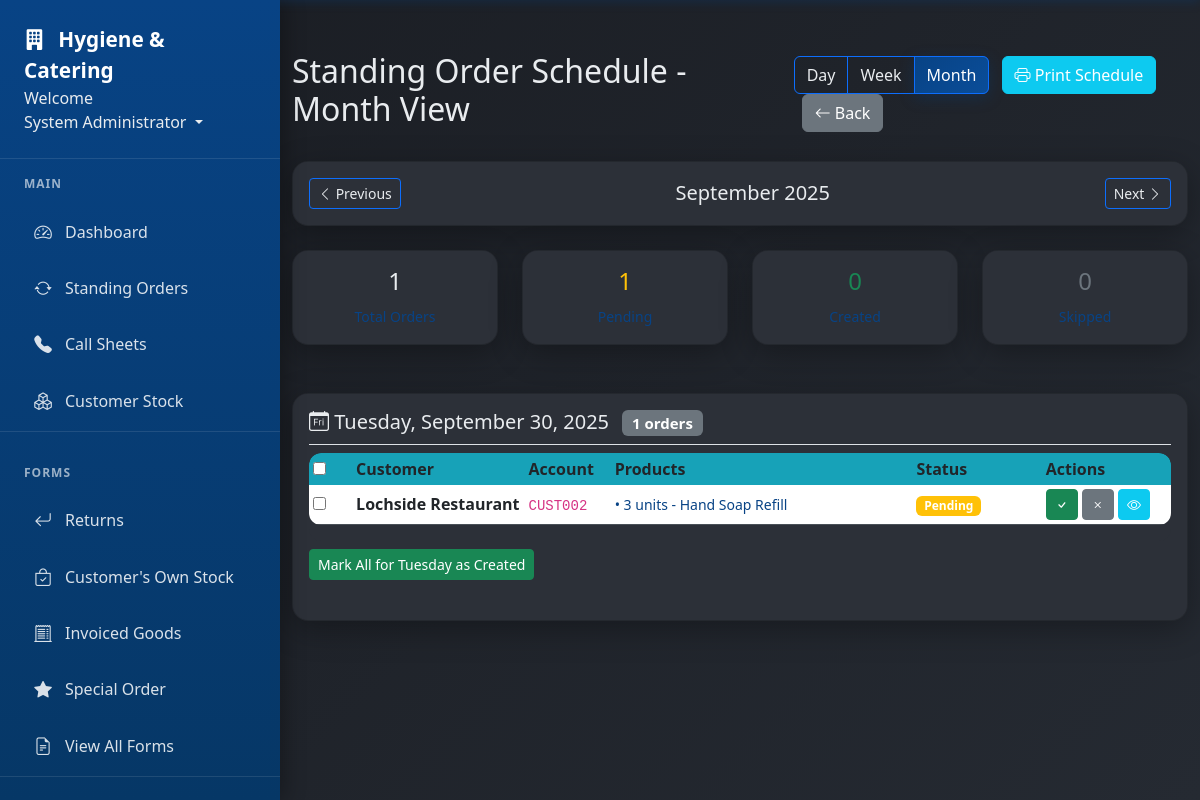
Page /standing-orders/schedule-view (signed in) on the committed database.
### app/models.py (models this page shows, shortened)
class User(db.Model, UserMixin):
    id = db.Column(db.Integer, primary_key=True)
    username = db.Column(db.String(20), unique=True, nullable=False)  # Keep for system use
    email = db.Column(db.String(120), unique=True, nullable=False, index=True)  # Primary identifier
    full_name = db.Column(db.String(100), nullable=False)
    password_hash = db.Column(db.String(128), nullable=False)  # Changed from 'password' to 'password_hash'
    role = db.Column(db.String(20), nullable=False)
    job_title = db.Column(db.String(100))
    direct_phone = db.Column(db.String(20))
    mobile_phone = db.Column(db.String(20))
    is_active = db.Column(db.Boolean, default=True)
    must_change_password = db.Column(db.Boolean, default=False)
    created_at = db.Column(db.DateTime, nullable=False, default=datetime.utcnow)
    last_login = db.Column(db.DateTime)
    forms = db.relationship('Form', foreign_keys='Form.user_id', backref='author', lazy=True)
    callsheet_entries = db.relationship('CallsheetEntry', backref='entered_by', lazy=True)
    callsheets_created = db.relationship('Callsheet', backref='created_by_user', lazy=True)
    todo_items = db.relationship('TodoItem', backref='user', lazy=True, cascade='all, delete-orphan')
    company_updates = db.relationship('CompanyUpdate', backref='author', lazy=True, cascade='all, delete-orphan')

class StandingOrderSchedule(db.Model):
    id = db.Column(db.Integer, primary_key=True)
    standing_order_id = db.Column(db.Integer, db.ForeignKey('standing_order.id'), nullable=False)
    scheduled_date = db.Column(db.Date, nullable=False)
    status = db.Column(db.String(20), default='pending')  # pending, created, skipped
    order_created_date = db.Column(db.DateTime, nullable=True)
    order_created_by = db.Column(db.Integer, db.ForeignKey('user.id'), nullable=True)
    order_reference = db.Column(db.String(50))
    notes = db.Column(db.Text)
    created_by_user = db.relationship('User', backref='created_orders_from_standing')
    __table_args__ = (db.UniqueConstraint('standing_order_id', 'scheduled_date'),)

class Customer(db.Model):
    id = db.Column(db.Integer, primary_key=True)
    account_number = db.Column(db.String(20), unique=True, nullable=False, index=True)
    name = db.Column(db.String(100), nullable=False, index=True)
    contact_name = db.Column(db.String(100))
    phone = db.Column(db.String(20))
    email = db.Column(db.String(100))
    address = db.Column(db.String(200))
    notes = db.Column(db.Text)
    callsheet_notes = db.Column(db.Text)  # Persistent across all callsheets
    callsheet_entries = db.relationship('CallsheetEntry', backref='customer', lazy=True)

class StandingOrderItem(db.Model):
    id = db.Column(db.Integer, primary_key=True)
    standing_order_id = db.Column(db.Integer, db.ForeignKey('standing_order.id'), nullable=False)
    product_code = db.Column(db.String(50), nullable=False)
    product_name = db.Column(db.String(100), nullable=False)
    quantity = db.Column(db.Integer, nullable=False)
    unit_type = db.Column(db.String(20), default='units')  # units, cases, boxes, etc.
    special_notes = db.Column(db.Text)  # Item-specific notes
    created_at = db.Column(db.DateTime, nullable=False, default=datetime.utcnow)

### app/routes.py (the view)
@main.route('/standing-orders/schedule-view')
@login_required
def schedule_view():
    view_type = request.args.get('view', 'month')  # month, week, or day
    target_date = request.args.get('date', str(date.today()))
    try:
        target_date = datetime.strptime(target_date, '%Y-%m-%d').date()
    except:
        target_date = date.today()
    if view_type == 'day':
        start_date = target_date
        end_date = target_date
    elif view_type == 'week':
        start_date = target_date - timedelta(days=target_date.weekday())
        end_date = start_date + timedelta(days=6)
    else:  # month
        start_date = date(target_date.year, target_date.month, 1)
        end_date = date(target_date.year, target_date.month, calendar.monthrange(target_date.year, target_date.month)[1])
    schedules = StandingOrderSchedule.query.join(StandingOrder).join(Customer).filter(
        StandingOrderSchedule.scheduled_date.between(start_date, end_date)
    ).order_by(StandingOrderSchedule.scheduled_date, Customer.name).all()
    schedules_by_date = {}
    for schedule in schedules:
        date_key = schedule.scheduled_date
        if date_key not in schedules_by_date:
            schedules_by_date[date_key] = []
        schedules_by_date[date_key].append(schedule)
    total = len(schedules)
    completed = len([s for s in schedules if s.status == 'created'])
    pending = len([s for s in schedules if s.status == 'pending'])
    skipped = len([s for s in schedules if s.status == 'skipped'])
    return render_template('standing_order_schedule.html',
                         view_type=view_type,
                         target_date=target_date,
                         start_date=start_date,
                         end_date=end_date,
                         schedules_by_date=schedules_by_date,
                         total=total,
                         completed=completed,
                         pending=pending,
                         skipped=skipped)

### app/templates/standing_order_schedule.html (shortened to what this page needs)
{% extends "base.html" %} {% block content %}
<div class="d-flex justify-content-between align-items-center mb-4">
  <h2>Standing Order Schedule - {{ view_type|title }} View</h2>
  <div>
    <div class="btn-group" role="group">
      <a
        href="?view=day&date={{ target_date }}"
        class="btn {% if view_type == 'day' %}btn-primary{% else %}btn-outline-primary{% endif %}"
      >
        Day
      </a>
      <a
        href="?view=week&date={{ target_date }}"
        class="btn {% if view_type == 'week' %}btn-primary{% else %}btn-outline-primary{% endif %}"
      >
        Week
      </a>
      <a
        href="?view=month&date={{ target_date }}"
        class="btn {% if view_type == 'month' %}btn-primary{% else %}btn-outline-primary{% endif %}"
      >
        Month
      </a>
    </div>
    <a
      href="{{ url_for('main.print_schedule_view', view=view_type, date=target_date) }}"
      class="btn btn-info ms-2"
      target="_blank"
    >
      <i class="bi bi-printer"></i> Print Schedule
    </a>
    <a
      href="{{ url_for('main.standing_orders') }}"
      class="btn btn-secondary ms-2"
    >
      <i class="bi bi-arrow-left"></i> Back
    </a>
  </div>
</div>
<div class="card mb-4">
  <div class="card-body">
    <div class="d-flex justify-content-between align-items-center">
      <button
        class="btn btn-sm btn-outline-primary"
        onclick="navigateDate('prev')"
      >
        <i class="bi bi-chevron-left"></i> Previous
      </button>
      <div class="text-center">
        <h5 class="mb-0">
          {% if view_type == 'day' %} {{ target_date.strftime('%A, %B %d, %Y')
          }} {% elif view_type == 'week' %} Week of {{ start_date.strftime('%B
          %d') }} - {{ end_date.strftime('%B %d, %Y') }} {% else %} {{
          target_date.strftime('%B %Y') }} {% endif %}
        </h5>
      </div>
      <button
        class="btn btn-sm btn-outline-primary"
        onclick="navigateDate('next')"
      >
        Next <i class="bi bi-chevron-right"></i>
      </button>
    </div>
  </div>
</div>
<div class="row mb-4">
  <div class="col-md-3">
    <div class="card text-center">
      <div class="card-body">
        <h4>{{ total }}</h4>
        <small>Total Orders</small>
      </div>
    </div>
  </div>
  <div class="col-md-3">
    <div class="card text-center">
      <div class="card-body">
        <h4 class="text-warning">{{ pending }}</h4>
        <small>Pending</small>
      </div>
    </div>
  </div>
  <div class="col-md-3">
    <div class="card text-center">
      <div class="card-body">
        <h4 class="text-success">{{ completed }}</h4>
        <small>Created</small>
      </div>
    </div>
  </div>
  <div class="col-md-3">
    <div class="card text-center">
      <div class="card-body">
        <h4 class="text-secondary">{{ skipped }}</h4>
        <small>Skipped</small>
      </div>
    </div>
  </div>
</div>
<div class="card">
  <div class="card-body">
    {% if schedules_by_date %} {% for date, schedules in
    schedules_by_date.items()|sort %}
    <div class="mb-4">
      <h5 class="border-bottom pb-2">
        <i class="bi bi-calendar-day"></i>
        {{ date.strftime('%A, %B %d, %Y') }}
        <span class="badge bg-secondary ms-2"
          >{{ schedules|length }} orders</span
        >
      </h5>
      <div class="table-responsive">
        <table class="table table-sm">
          <thead>
            <tr>
              <th width="5%">
                <input
                  type="checkbox"
                  onclick="toggleDateSelection('{{ date }}', this)"
                />
              </th>
              <th width="20%">Customer</th>
              <th width="10%">Account</th>
              <th width="35%">Products</th>
              <th width="15%">Status</th>
              <th width="15%">Actions</th>
            </tr>
          </thead>
          <tbody>
            {% for schedule in schedules %}
            <tr
              class="{% if schedule.status == 'created' %}table-success{% elif schedule.status == 'skipped' %}table-secondary{% endif %}"
            >
              <td>
                <input
                  type="checkbox"
                  class="schedule-check"
                  data-date="{{ date }}"
                  data-id="{{ schedule.id }}"
                />
              </td>
              <td>
                <strong>{{ schedule.standing_order.customer.name }}</strong>
              </td>
              <td>
                <code
                  >{{ schedule.standing_order.customer.account_number }}</code
                >
              </td>
              <td>
                {% for item in schedule.standing_order.items %}
                <small
                  >• {{ item.quantity }} {{ item.unit_type }} - {{
                  item.product_name }}</small
                ><br />
                {% endfor %}
              </td>
              <td>
                {% if schedule.status == 'created' %}
                <span class="badge bg-success">Created</span>
                {% if schedule.order_reference %}
                <br /><small>Ref: {{ schedule.order_reference }}</small>
                {% endif %} {% elif schedule.status == 'skipped' %}
                <span class="badge bg-secondary">Skipped</span>
                {% else %}
                <span class="badge bg-warning">Pending</span>
                {% endif %}
              </td>
              <td>
                {% if schedule.status == 'pending' %}
                <button
                  class="btn btn-sm btn-success"
                  onclick="markCreated({{ schedule.id }})"
                >
                  <i class="bi bi-check"></i>
                </button>
                <button
                  class="btn btn-sm btn-secondary"
                  onclick="skipSchedule({{ schedule.id }})"
                >
                  <i class="bi bi-x"></i>
                </button>
                {% endif %}
                <a
                  href="{{ url_for('main.view_standing_order', order_id=schedule.standing_order_id) }}"
                  class="btn btn-sm btn-info"
                >
                  <i class="bi bi-eye"></i>
                </a>
              </td>
            </tr>
            {% endfor %}
          </tbody>
        </table>
      </div>
      {% if schedules|selectattr('status', 'equalto', 'pending')|list|length > 0
      %}
      <div class="mt-2">
        <button
          class="btn btn-sm btn-success"
          onclick="markDateAsCreated('{{ date }}')"
        >
          Mark All for {{ date.strftime('%A') }} as Created
        </button>
      </div>
      {% endif %}
    </div>
    {% endfor %} {% else %}
    <div class="text-center py-4">
      <p class="text-muted">No standing orders scheduled for this period.</p>
    </div>
    {% endif %}
  </div>
</div>
{% endblock %}

### app/templates/base.html (shortened to what this page needs)
<!DOCTYPE html>
<html lang="en">
  <head>
    <link
      rel="stylesheet"
      href="{{ url_for('static', filename='style.css') }}"
    />
    <link
      href="https://cdn.jsdelivr.net/npm/bootstrap@5.3.0/dist/css/bootstrap.min.css"
      rel="stylesheet"
    />
    <link
      href="https://cdn.jsdelivr.net/npm/bootstrap-icons@1.11.0/font/bootstrap-icons.css"
      rel="stylesheet"
    />
  </head>
  <body>
    <nav class="nav-sidebar" id="navSidebar">
      <div class="nav-sidebar-header">
        <a href="{{ url_for('main.dashboard') }}" class="nav-sidebar-brand">
          <i class="bi bi-building-fill me-2"></i>
          Hygiene & Catering
        </a>
        <li class="nav-item dropdown" style="display: block">
          <text>Welcome</text>
          <a
            class="nav-link dropdown-toggle"
            href="#"
            id="userDropdown"
            role="button"
            data-bs-toggle="dropdown"
          >
             {{ current_user.full_name or
            current_user.username }}
          </a>
        </li>
      </div>
      {% if current_user.is_authenticated %}
      <div class="nav-sidebar-nav">
        <div class="nav-section">
          <div class="nav-section-title">Main</div>
          <div class="nav-item">
            <a class="nav-link" href="{{ url_for('main.dashboard') }}">
              <i class="bi bi-speedometer2"></i>
              Dashboard
            </a>
          </div>
          <div class="nav-item">
            <a class="nav-link" href="{{ url_for('main.standing_orders') }}">
              <i class="bi bi-arrow-repeat"></i>
              Standing Orders
            </a>
          </div>
          <div class="nav-item">
            <a class="nav-link" href="{{ url_for('main.callsheets') }}">
              <i class="bi bi-telephone-fill"></i>
              Call Sheets
            </a>
          </div>
          <div class="nav-item">
            <a class="nav-link" href="{{ url_for('main.customer_stock') }}">
              <i class="bi bi-boxes"></i>
              Customer Stock
            </a>
          </div>
        </div>
        <div class="nav-section">
          <div class="nav-section-title">Forms</div>
          <div class="nav-item">
            <a class="nav-link" href="{{ url_for('main.returns') }}">
              <i class="bi bi-arrow-return-left"></i>
              Returns
            </a>
          </div>
          <div class="nav-item">
            <a class="nav-link" href="{{ url_for('main.branded_stock') }}">
              <i class="bi bi-bag-check"></i>
              Customer's Own Stock
            </a>
          </div>
          <div class="nav-item">
            <a class="nav-link" href="{{ url_for('main.invoice_correction') }}">
              <i class="bi bi-receipt-cutoff"></i>
              Invoiced Goods
            </a>
          </div>
          <div class="nav-item">
            <a class="nav-link" href="{{ url_for('main.special_order') }}">
              <i class="bi bi-star-fill"></i>
              Special Order
            </a>
          </div>
          <div class="nav-item">
            <a class="nav-link" href="{{ url_for('main.forms') }}">
              <i class="bi bi-file-earmark-text"></i>
              View All Forms
            </a>
          </div>
        </div>
      </div>
      {% endif %}
    </nav>
    <div class="main-content" id="mainContent">
      <div class="container-fluid">
         {% block content %}{% endblock %}
      </div>
    </div>
  </body>
</html>

### rows in the picture
User: full_name "System Administrator"
StandingOrderSchedule: strftime "Tuesday, September 30, 2025", standing_order.customer.name "Lochside Restaurant", standing_order.customer.account_number "CUST002", shows "Pending", strftime "Tuesday"
StandingOrderItem: quantity "3", unit_type "units", product_name "Hand Soap Refill"

### other values in the picture
{{ view_type|title }} "Month"
{{ target_date.strftime('%B %Y') }} "September 2025"
{{ total }} "1"
{{ pending }} "1"
{{ completed }} "0"
{{ skipped }} "0"
{{ schedules|length }} "1"
